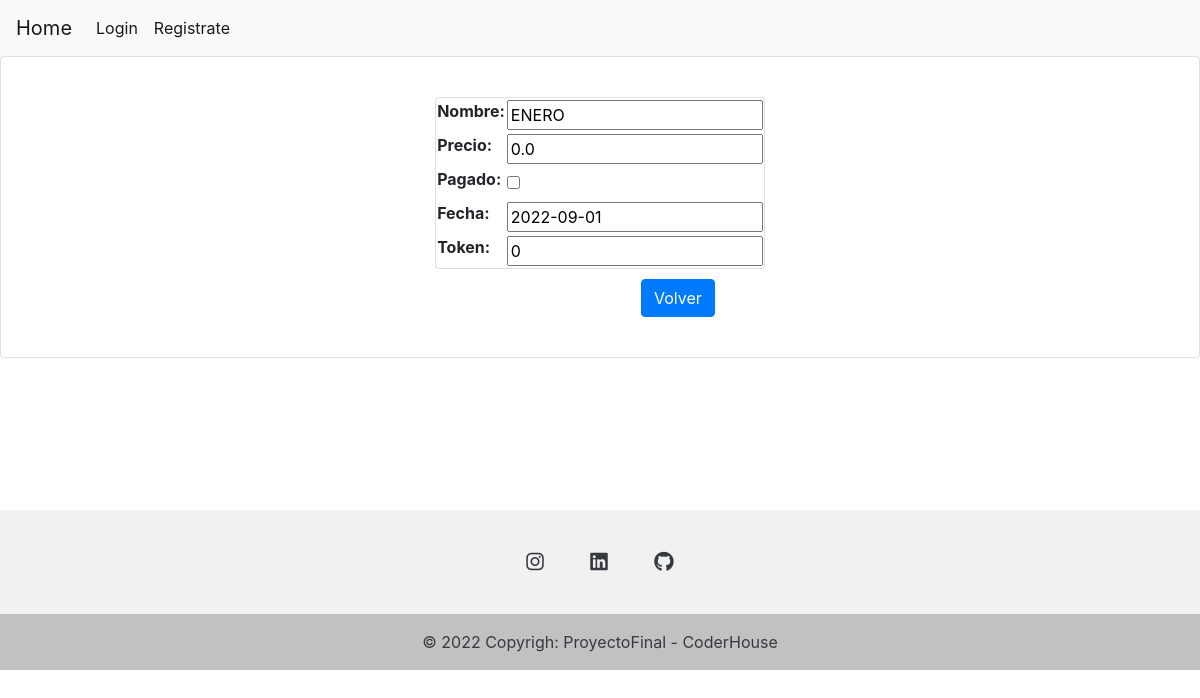
/usuarios/info-mes/13/, run on the app's committed database.
### Servicios/models.py (models this page shows, shortened)
class Meses(models.Model):
    nombre = models.CharField(max_length=40,null=True,blank=True)
    precio=models.FloatField()
    pagado=models.BooleanField(default=False)
    fecha= models.DateField (auto_now=False,null=True,blank=True)
    aleatorio = models.CharField(max_length=40,null=True,blank=True)
    MesesServicio=models.ForeignKey(Servicios, on_delete=models.CASCADE, related_name="MesesServicio",blank=True, null=True)
    class Meta:
        verbose_name = 'Mes'
        verbose_name_plural = 'Meses'

### Servicios/views.py (the view)
# urls.py: path('info-mes/<int:pk>/', info_mes, name='info-mes'),
def info_mes(request, pk):
    if request.method == 'GET':
        meses = Meses.objects.get(id=pk)
        form = Formulario_mes(initial={
        'nombre':meses.nombre,
        'precio':meses.precio,
        'pagado':meses.pagado,
        'fecha':meses.fecha,
        'token':meses.aleatorio,
        })
        context = {'form':form}
        return render(request, 'info-mes.html', context=context)

### Servicios/form.py
class Formulario_mes(forms.Form):
    nombre = forms.CharField(max_length=40) #, disabled=True
    precio = forms.FloatField()
    pagado = forms.BooleanField(required=False)
    fecha = forms.DateField()
    token = forms.CharField(max_length=15,required=False)

### templates/info-mes.html (shortened to what this page needs)
{% extends "login.html" %}
{% block body %}
<div class="card">
    <form style="margin: 40px; align-content: center;"   action="" method="POST">
        <table  style= "width: fit-content; margin: auto;" class="card">
            {{form.as_table}}
        </table>
        <a style="margin-left: 600px; margin-top: 10px;" href="/usuarios/administrador/" class="btn btn-primary">Volver</a>
    </form>
</div>
</body>
<br>
{% endblock %}

### data on the page
Meses: nombre "ENERO", precio "0.0", fecha "2022-09-01"
